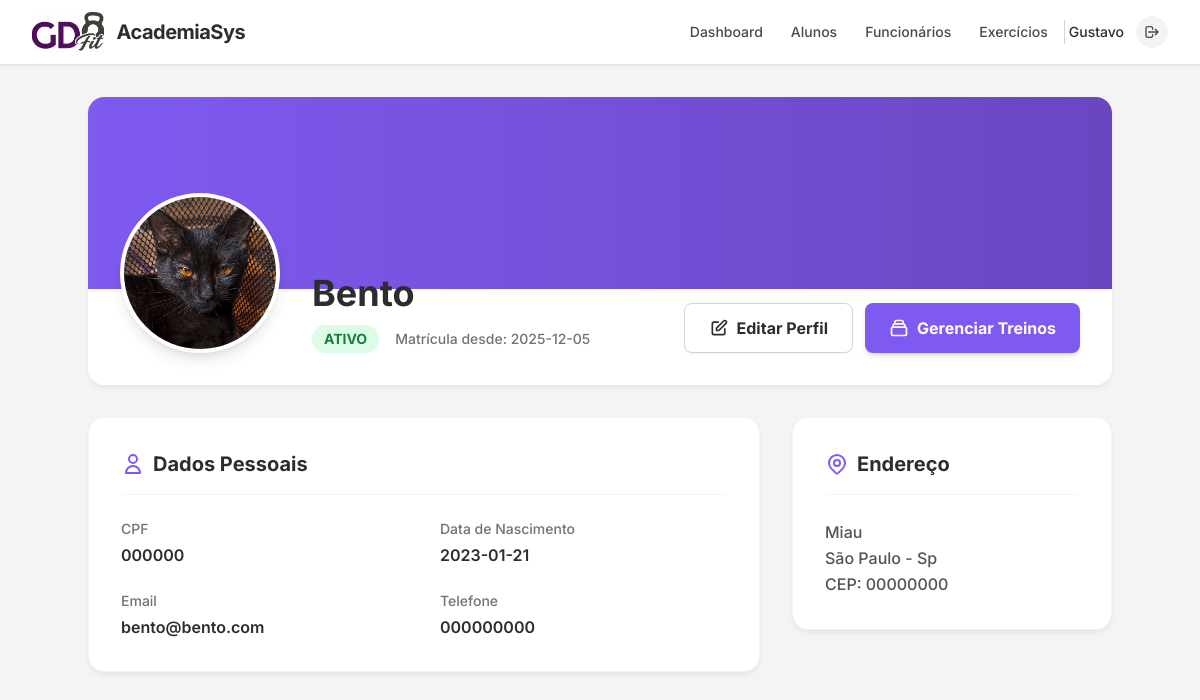
The app's page /aluno/perfil/1 (signed in) with its own data.
### app.py (models this page shows, shortened)
class Funcionario(db.Model, UserMixin):
    __tablename__ = 'funcionarios'
    id = db.Column(db.Integer, primary_key=True)
    nome = db.Column(db.String(100), nullable=False)
    foto = db.Column(db.String(100), nullable=True, default='default.png')
    senha_hash = db.Column(db.String(200), nullable=True)
    cargo = db.Column(db.String(50), nullable=False)
    cref = db.Column(db.String(20), unique=True, nullable=True)
    endereco = db.Column(db.String(200), nullable=True)
    cidade = db.Column(db.String(100), nullable=True)
    estado = db.Column(db.String(2), nullable=True)
    cep = db.Column(db.String(9), nullable=True)
    telefone = db.Column(db.String(20), nullable=True)
    email = db.Column(db.String(100), unique=True, nullable=True)
    data_admissao = db.Column(db.String(10), nullable=True)
    treinos = db.relationship('Treino', back_populates='funcionario', lazy=True)
    @property
    def tipo_usuario(self):
        return 'Funcionario'

class Aluno(db.Model, UserMixin):
    __tablename__ = 'alunos'
    id = db.Column(db.Integer, primary_key=True)
    nome = db.Column(db.String(100), nullable=False)
    foto = db.Column(db.String(100), nullable=True, default='default.png')
    cpf = db.Column(db.String(14), unique=True, nullable=False)
    senha_hash = db.Column(db.String(200), nullable=True)
    data_nascimento = db.Column(db.String(10), nullable=False)
    endereco = db.Column(db.String(200), nullable=True)
    cidade = db.Column(db.String(100), nullable=True)
    estado = db.Column(db.String(2), nullable=True)
    cep = db.Column(db.String(9), nullable=True)
    telefone = db.Column(db.String(20), nullable=True)
    email = db.Column(db.String(100), unique=True, nullable=True)
    data_matricula = db.Column(db.String(10), nullable=True)
    status = db.Column(db.String(10), default='Ativo', nullable=False)
    treinos = db.relationship('Treino', back_populates='aluno', lazy=True, cascade="all, delete-orphan")

### app.py (the view)
@app.route('/aluno/perfil/<int:aluno_id>')
@login_required
def perfil_aluno(aluno_id):
    if current_user.tipo_usuario == 'Aluno' and current_user.id != aluno_id:
        return redirect(url_for('index'))
    aluno = Aluno.query.get_or_404(aluno_id)
    return render_template('perfil_aluno.html', aluno=aluno)

### app.py (called while the page is built)
@login_manager.user_loader
def load_user(user_id):
    if user_id.startswith('func_'):
        id_real = int(user_id.split('_')[1])
        return Funcionario.query.get(id_real)
    elif user_id.startswith('aluno_'):
        id_real = int(user_id.split('_')[1])
        return Aluno.query.get(id_real)
    return None

### templates/perfil_aluno.html (shortened to what this page needs)
{% extends 'base.html' %}
{% block content %}
<div class="max-w-5xl mx-auto">
    <div class="bg-white shadow-card rounded-2xl overflow-hidden mb-8">
        <div class="h-48 bg-gradient-to-r from-primary to-primary-hover relative"></div>
        <div class="px-8 pb-8 flex flex-col md:flex-row items-center md:items-end -mt-24 relative">
            <img src="{{ url_for('static', filename='uploads/' + aluno.foto) }}" alt="Foto de {{ aluno.nome }}" class="w-40 h-40 rounded-full object-cover border-4 border-white shadow-lg bg-white">
            <div class="mt-6 md:mt-0 md:ml-8 text-center md:text-left flex-grow">
                <h1 class="text-4xl font-bold text-dark">{{ aluno.nome }}</h1>
                <div class="flex items-center justify-center md:justify-start gap-4 mt-3">
                    <span class="text-sm font-bold uppercase px-3 py-1 rounded-full {{ 'bg-green-100 text-green-700' if aluno.status == 'Ativo' else 'bg-red-100 text-red-700' }}">{{ aluno.status }}</span>
                    <span class="text-sm font-medium text-gray-500">Matrícula desde: {{ aluno.data_matricula or 'N/A' }}</span>
                </div>
            </div>
            <div class="mt-6 md:mt-0 flex gap-3">
                <a href="{{ url_for('editar_aluno', aluno_id=aluno.id) }}" class="bg-white border border-gray-300 text-dark font-bold py-3 px-6 rounded-lg hover:bg-gray-50 transition shadow-sm flex items-center gap-2">
                    <svg xmlns="http://www.w3.org/2000/svg" class="h-5 w-5" fill="none" viewBox="0 0 24 24" stroke="currentColor">
                        <path stroke-linecap="round" stroke-linejoin="round" stroke-width="2" d="M11 5H6a2 2 0 00-2 2v11a2 2 0 002 2h11a2 2 0 002-2v-5m-1.414-9.414a2 2 0 112.828 2.828L11.828 15H9v-2.828l8.586-8.586z" />
                    </svg>
                    Editar Perfil
                </a>
                <a href="{{ url_for('gerenciar_treinos', aluno_id=aluno.id) }}" class="bg-primary text-white font-bold py-3 px-6 rounded-lg hover:bg-primary-hover transition shadow-md hover:shadow-lg flex items-center gap-2">
                    {% if current_user.tipo_usuario == 'Funcionario' %}Gerenciar Treinos{% else %}Meus Treinos{% endif %}
                </a>
            </div>
        </div>
    </div>
    <div class="grid grid-cols-1 md:grid-cols-3 gap-8">
        <div class="md:col-span-2 bg-white p-8 shadow-card rounded-2xl border border-gray-100">
            <h2 class="text-xl font-bold text-dark mb-6 flex items-center gap-2 pb-4 border-b border-gray-100">
                <svg xmlns="http://www.w3.org/2000/svg" class="h-6 w-6 text-primary" fill="none" viewBox="0 0 24 24" stroke="currentColor">
                    <path stroke-linecap="round" stroke-linejoin="round" stroke-width="2" d="M16 7a4 4 0 11-8 0 4 4 0 018 0zM12 14a7 7 0 00-7 7h14a7 7 0 00-7-7z" />
                </svg>
                Dados Pessoais
            </h2>
            <dl class="grid grid-cols-1 md:grid-cols-2 gap-x-8 gap-y-6 text-sm">
                <div>
                    <dt class="font-medium text-gray-500 mb-1">CPF</dt>
                    <dd class="text-dark font-semibold text-base">{{ aluno.cpf }}</dd>
                </div>
                <div>
                    <dt class="font-medium text-gray-500 mb-1">Data de Nascimento</dt>
                    <dd class="text-dark font-semibold text-base">{{ aluno.data_nascimento }}</dd>
                </div>
                <div>
                    <dt class="font-medium text-gray-500 mb-1">Email</dt>
                    <dd class="text-dark font-semibold text-base break-all">{{ aluno.email or 'Não informado' }}</dd>
                </div>
                <div>
                    <dt class="font-medium text-gray-500 mb-1">Telefone</dt>
                    <dd class="text-dark font-semibold text-base">{{ aluno.telefone or 'Não informado' }}</dd>
                </div>
            </dl>
        </div>
        <div class="bg-white p-8 shadow-card rounded-2xl border border-gray-100 h-fit sticky top-24">
            <h2 class="text-xl font-bold text-dark mb-6 flex items-center gap-2 pb-4 border-b border-gray-100">
                Endereço
            </h2>
            <address class="not-italic text-gray-600 font-medium leading-relaxed">
                {% if aluno.endereco %}
                    {{ aluno.endereco }}<br>
                    {{ aluno.cidade }} - {{ aluno.estado }}<br>
                    CEP: {{ aluno.cep or 'N/A' }}
                {% else %}
                    Endereço não informado.
                {% endif %}
            </address>
        </div>
    </div>
</div>
{% endblock %}

### templates/base.html (shortened to what this page needs)
<!DOCTYPE html>
<html lang="pt-br">
<head>
    <script src="https://cdn.tailwindcss.com"></script>
</head>
<body class="bg-gray-100 text-dark font-sans">
    {% if current_user.is_authenticated %}
    <nav class="bg-white border-b border-gray-200 shadow-sm sticky top-0 z-50">
        <div class="max-w-7xl mx-auto px-4 sm:px-6 lg:px-8">
            <div class="flex justify-between h-16">
                <div class="flex items-center">
                    <a href="{{ url_for('index') }}" class="flex items-center gap-3 hover:opacity-90 transition">
                        <img src="{{ url_for('static', filename='logo.png') }}" alt="Logo" class="h-10 w-auto object-contain">
                        <span class="font-bold text-xl tracking-tight text-dark">AcademiaSys</span>
                    </a>
                </div>
                <div class="flex items-center space-x-1">
                    {% if current_user.tipo_usuario == 'Funcionario' %}
                        <a href="{{ url_for('index') }}" class="px-3 py-2 rounded-md text-sm font-medium text-dark-light hover:text-primary hover:bg-primary-light transition">Dashboard</a>
                        <a href="{{ url_for('lista_alunos') }}" class="px-3 py-2 rounded-md text-sm font-medium text-dark-light hover:text-primary hover:bg-primary-light transition">Alunos</a>
                        <a href="{{ url_for('lista_funcionarios') }}" class="px-3 py-2 rounded-md text-sm font-medium text-dark-light hover:text-primary hover:bg-primary-light transition">Funcionários</a>
                        <a href="{{ url_for('lista_exercicios') }}" class="px-3 py-2 rounded-md text-sm font-medium text-dark-light hover:text-primary hover:bg-primary-light transition">Exercícios</a>
                    {% endif %}
                    <div class="flex items-center gap-3">
                        <span class="text-sm font-medium text-dark hidden md:block">{{ current_user.nome.split()[0] }}</span>
                        <a href="{{ url_for('logout') }}" class="group flex items-center justify-center w-8 h-8 rounded-full bg-gray-100 text-dark-light hover:bg-red-500 hover:text-white transition" title="Sair">
                            <svg xmlns="http://www.w3.org/2000/svg" class="h-4 w-4" fill="none" viewBox="0 0 24 24" stroke="currentColor">
                                <path stroke-linecap="round" stroke-linejoin="round" stroke-width="2" d="M17 16l4-4m0 0l-4-4m4 4H7m6 4v1a3 3 0 01-3 3H6a3 3 0 01-3-3V7a3 3 0 013-3h4a3 3 0 013 3v1" />
                            </svg>
                        </a>
                    </div>
                </div>
            </div>
        </div>
    </nav>
    {% endif %}
    <main class="max-w-7xl mx-auto px-4 sm:px-6 lg:px-8 py-8">
        {% block content %}{% endblock %}
    </main>
</body>
</html>

### templates/base.html (style rules this page uses)
body { font-family: 'Inter', sans-serif; }

### records on screen
Funcionario: nome "Gustavo"
Aluno: foto (picture), nome "Bento", status "ATIVO", data_matricula "2025-12-05", cpf "000000", data_nascimento "2023-01-21", email "bento@bento.com", telefone "000000000", endereco "Miau", cidade "São Paulo", estado "Sp", cep "00000000"
